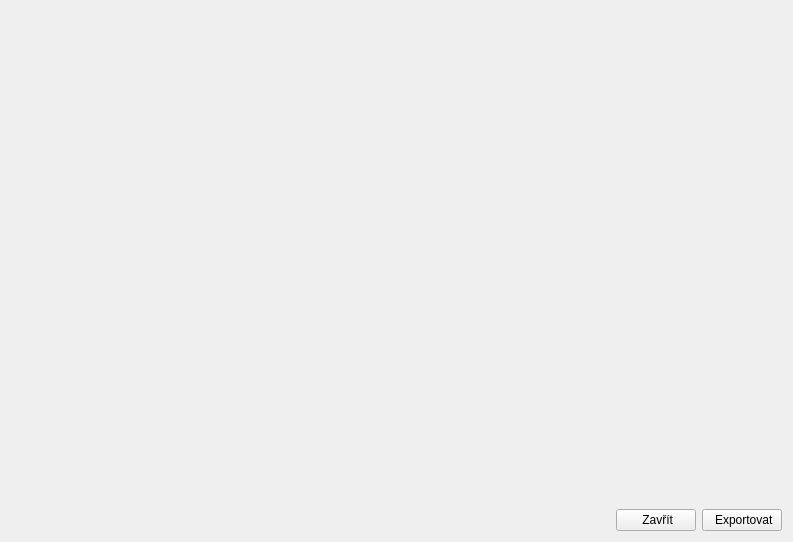
<?xml version="1.0" encoding="UTF-8"?>
<ui version="4.0">
 <class>OpenSongExportDialog</class>
 <widget class="QDialog" name="OpenSongExportDialog">
  <property name="windowModality">
   <enum>Qt::ApplicationModal</enum>
  </property>
  <property name="geometry">
   <rect>
    <x>0</x>
    <y>0</y>
    <width>793</width>
    <height>542</height>
   </rect>
  </property>
  <property name="windowTitle">
   <string>OpenSong export</string>
  </property>
  <property name="windowIcon">
   <iconset resource="../../res/resources.qrc">
    <normaloff>:/icons/16/OpenSong_16px.png</normaloff>:/icons/16/OpenSong_16px.png</iconset>
  </property>
  <layout class="QVBoxLayout" name="verticalLayout">
   <item>
    <widget class="MultiSongSelectionWidget" name="wgtSongSelection" native="true">
     <property name="sizePolicy">
      <sizepolicy hsizetype="Preferred" vsizetype="Expanding">
       <horstretch>0</horstretch>
       <verstretch>0</verstretch>
      </sizepolicy>
     </property>
     <property name="focusPolicy">
      <enum>Qt::StrongFocus</enum>
     </property>
    </widget>
   </item>
   <item>
    <layout class="QHBoxLayout" name="horizontalLayout_2">
     <item>
      <spacer name="horizontalSpacer">
       <property name="orientation">
        <enum>Qt::Horizontal</enum>
       </property>
       <property name="sizeType">
        <enum>QSizePolicy::Expanding</enum>
       </property>
       <property name="sizeHint" stdset="0">
        <size>
         <width>0</width>
         <height>20</height>
        </size>
       </property>
      </spacer>
     </item>
     <item>
      <widget class="QPushButton" name="btnClose">
       <property name="text">
        <string> Zavřít</string>
       </property>
       <property name="icon">
        <iconset resource="../../res/resources.qrc">
         <normaloff>:/icons/16/Delete_16px.png</normaloff>:/icons/16/Delete_16px.png</iconset>
       </property>
       <property name="autoDefault">
        <bool>false</bool>
       </property>
      </widget>
     </item>
     <item>
      <widget class="QPushButton" name="btnExport">
       <property name="text">
        <string> Exportovat</string>
       </property>
       <property name="icon">
        <iconset resource="../../res/resources.qrc">
         <normaloff>:/icons/16/Export_16px.png</normaloff>:/icons/16/Export_16px.png</iconset>
       </property>
       <property name="autoDefault">
        <bool>false</bool>
       </property>
      </widget>
     </item>
    </layout>
   </item>
  </layout>
 </widget>
 <customwidgets>
  <customwidget>
   <class>MultiSongSelectionWidget</class>
   <extends>QWidget</extends>
   <header>wgt/multisongselectionwidget.h</header>
   <container>1</container>
  </customwidget>
 </customwidgets>
 <tabstops>
  <tabstop>wgtSongSelection</tabstop>
  <tabstop>btnExport</tabstop>
  <tabstop>btnClose</tabstop>
 </tabstops>
 <resources>
  <include location="../../res/resources.qrc"/>
 </resources>
 <connections/>
</ui>
